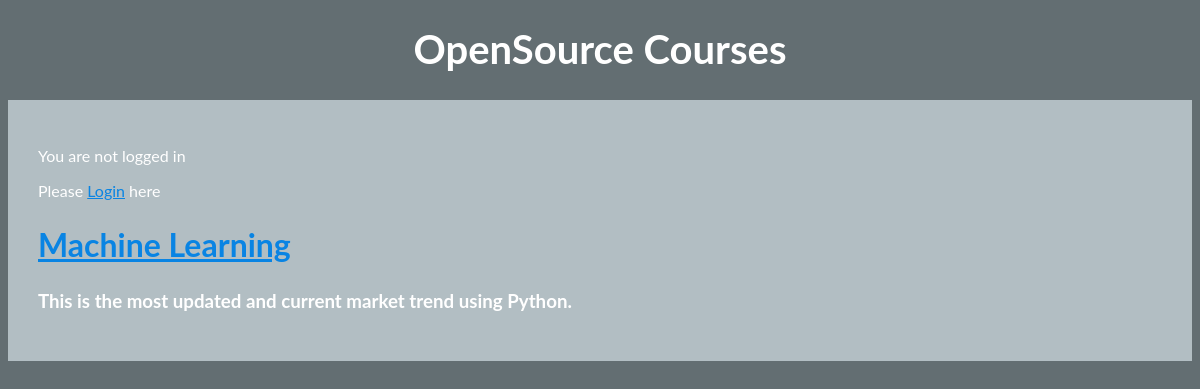
The app's page /course/detail/3 with its own data.
### courses/models.py (models this page shows, shortened)
class OpenSourceCourses(models.Model):
    instructor = models.ForeignKey(
        'auth.User',
        on_delete=models.CASCADE,
    )
    title = models.CharField(max_length=200)
    description = models.TextField(null=True)

### courses/views.py (the view)
# urls.py: path('course/detail/<int:pk>', views.CourseDetail.as_view(), name="coursedetail"),
class CourseDetail(DetailView):
     model = OpenSourceCourses
     template_name = 'coursedetail.html'
     context_object_name = 'cDetail'

### templates/coursedetail.html (shortened to what this page needs)
{% extends 'base.html' %}
{% block content %}
        <h2 style="font-color:white"><a href="#"> {{ cDetail.title }}</a></h2>
        <h3 style="font-color:white">{{ cDetail.description }}</h3>
{% endblock content %}

### static/css/basestyle.css (style rules this page uses)
body { background-color: #636e72; font-family: 'Lato', sans-serif; color: #FFF; }
h2 { font-size: 2rem; text-align: left; margin-top: 25px; font-color: #FFF; }
a { color: #0984e3; }

### records on screen
OpenSourceCourses: title "Machine Learning", description "This is the most updated and current market trend using Python."
